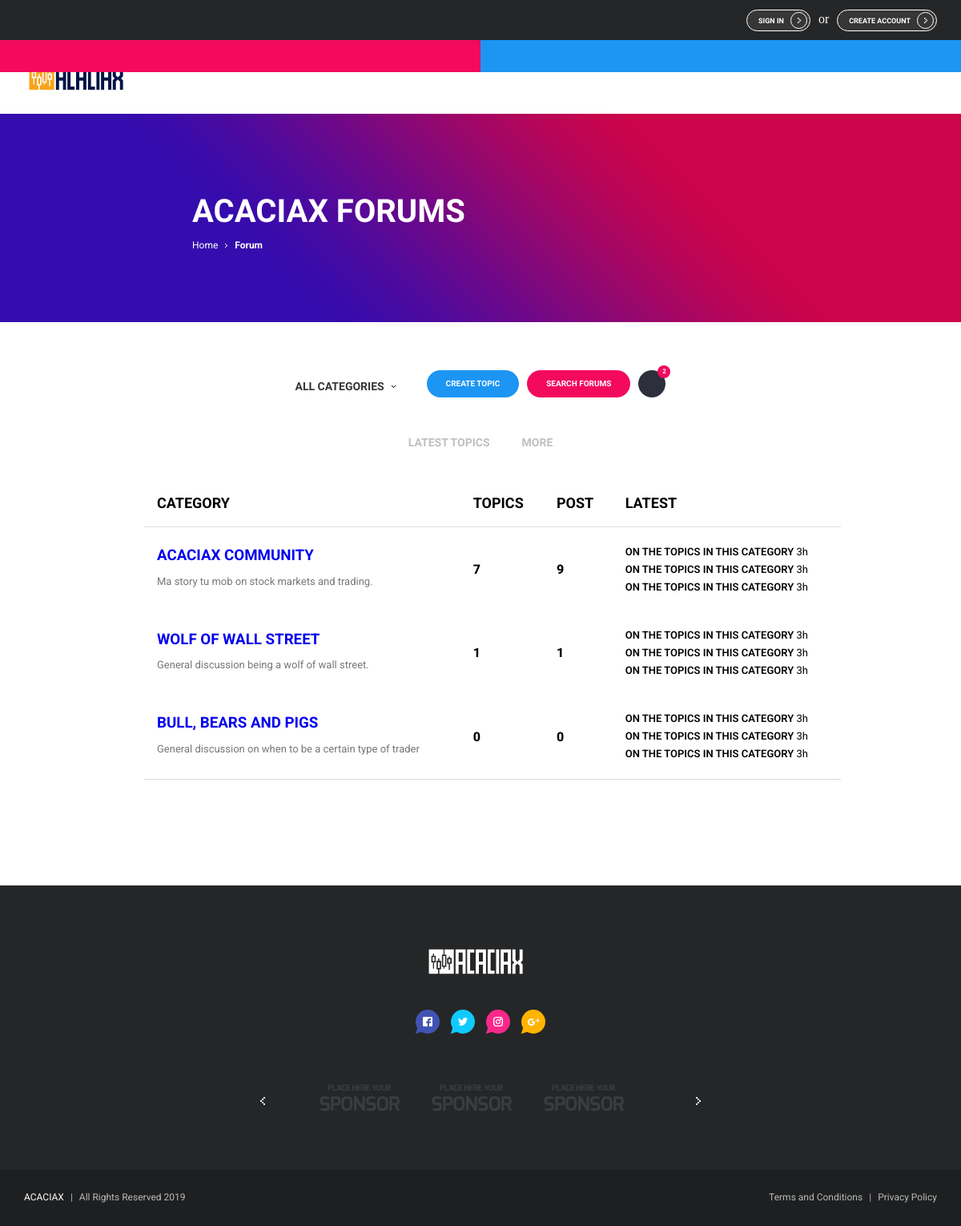
The app's page /forum/ with its own data.
### forum/models.py (models this page shows, shortened)
class Category(models.Model):
    name = models.CharField(max_length=30, unique=True)
    description = models.CharField(max_length=100)
    def get_posts_count(self):
        return Post.objects.filter(topic__category=self).count()

### forum/views.py (the view)
# urls.py: path('forum/', views.forum, name='forum'),
def forum(request):
    categories = Category.objects.all()
    return render(request, 'forum.html', {'categories': categories})

### templates/forum.html (shortened to what this page needs)
{% extends 'base.html' %}
{% load static %}
{% block content_forum %}
  <div class="banner-wrap game-review">
    <div class="banner grid-limit cstm-width-60">
      <h2 class="banner-title text-left">ACACIAX FORUMs</h2>
      <p class="banner-sections text-left">
        <a href="{% url 'home' %}">
          <span class="clr-whte banner-section">Home</span>
        </a>
        <svg class="arrow-icon">
          <use xlink:href="#svg-arrow"></use>
        </svg>
        <span class="banner-section"><strong>Forum</strong></span>
      </p>
    </div>
  </div>
  <div class="layout-content-1 grid-limit cstm-width-70">
    <div class="filters-row">
      <div class="dropdown-simple-wrap">
        <div id="filter-01-dropdown-trigger" class="dp-current-option">
          <div id="filter-01-dropdown-option-value" class="dp-current-option-value">
            <p class="dp-option-text">All Categories</p>
          </div>
          <svg class="arrow-icon">
            <use xlink:href="#svg-arrow"></use>
          </svg>
        </div>
      </div>
      <div class="option-list">
        <p class="option-list-item fnt-14">Latest Topics</p>
        <p class="option-list-item fnt-14">MORE</p>
      </div>
      <div class="forum-actions">
        <div class="dropdown-simple-wrap">
          <div id="forums-search-dropdown-trigger" class="current-option">
            <p class="button small red">Search Forums</p>
          </div>
        </div>
        <p class="button small blue popup-create-topic-trigger">Create Topic</p>
        <div class="dropdown-simple-wrap">
          <div id="forums-user-dropdown-trigger" class="current-option">
            <figure class="user-avatar-wrap">
              <img class="user-avatar smaller" src="{% static 'img/users/05.jpg' %}" alt="user-05">
              <div class="user-avatar-decoration">
                <p class="user-avatar-decoration-text">2</p>
              </div>
            </figure>
          </div>
        </div>
      </div>
    </div>
        <div class="table-responsive-vertical grid3-1col">
          <table id="table" class="table forum-table-topics no-brdr-space table-hover table-mc-light-blue">
              <thead>
                <tr class="capitalize">
                  <th class="forum-header-title">Category</th>
                  <th class="forum-header-title">Topics</th>
                  <th class="forum-header-title">Post</th>
                  <th class="forum-header-title">Latest</th>
                </tr>
              </thead>
              <tbody>
                {% for category in categories %}
                <tr>
                  <td class="category-title" data-title="Catergory">
                    <h3 class="pd-btm-12"><a href="{% url 'category_topics' category.pk %}">{{ category.name }}</a></h3>
                    <p class="cstm-width-a">{{ category.description }}</p>
                  </td>
                  <td class="topics-count fnt-w8-800" data-title="Topics"> {{ category.topics.count }} </td>
                  <td class="forum-posts-count fnt-w8-800" data-title="Posts">{{ category.get_posts_count }} </td>
                  <td class="forum-latest fnt-w8-600 clr_black" data-title="Actual">
                    <p>ON THE TOPICS IN THIS CATEGORY <span> 3h</span></p>
                    <p>ON THE TOPICS IN THIS CATEGORY <span> 3h</span></p>
                    <p>ON THE TOPICS IN THIS CATEGORY <span> 3h</span></p>
                  </td>
                </tr>
                {% endfor %}
              </tbody>
            </table>
          </div>
  </div>
{% endblock content_forum %}

### static/css/tables.css (style rules this page uses)
.table { width: 100%; max-width: 100%; margin-bottom: 2rem; background-color: #fff; font-family: "Roboto",sans-serif; }
.table > thead > tr, .table > tbody > tr, .table > tfoot > tr { -webkit-transition: all 0.3s ease; -o-transition: all 0.3s ease; transition: all 0.3s ease; }
.table > thead > tr > th, .table > tbody > tr > th, .table > tfoot > tr > th, .table > thead > tr > td, .table > tbody > tr > td, .table > tfoot > tr > td { text-align: left; padding: 1rem 0rem; vertical-align: center; border-top: 0; -webkit-transition: all 0.3s ease; -o-transition: all 0.3s ease; transition: all 0.3s ease; }
.table > thead > tr > th { font-weight: 700; color: black; vertical-align: bottom; border-bottom: 1px solid rgba(0, 0, 0, 0.12); }
.table > caption + thead > tr:first-child > th, .table > colgroup + thead > tr:first-child > th, .table > thead:first-child > tr:first-child > th, .table > caption + thead > tr:first-child > td, .table > colgroup + thead > tr:first-child > td, .table > thead:first-child > tr:first-child > td { border-top: 0; }

### static/css/custom_css.css (style rules this page uses)
.text-left { text-align: left!important; }
.cstm-width-60 { width: 60%; }
.cstm-width-70 { width: 70%; }
.filters-row { border-bottom: unset; }
.dp-option-text { font-size: 14px!important; }
.fnt-14 { font-size: 14px!important; }
.capitalize { text-transform: uppercase; }
.no-brdr-space { border-spacing: 0px!important; }
.cstm-width-a { max-width: 350px; word-wrap: break-word; }
.pd-btm-12 { padding-bottom: 12px; }
.fnt-w8-600 { font-weight: 600; }
.fnt-w8-800 { font-weight: 800; }
.clr_black p { color: black!important; }
.forum-latest p span { font-weight: 400; }
.forum-table-topics > thead > tr > th, .forum-table-topics > tbody > tr > th, .forum-table-topics > tfoot > tr > th, .forum-table-topics > thead > tr > td, .forum-table-topics > tbody > tr > td, .forum-table-topics > tfoot > tr > td { padding: 1.2rem 1rem; }
.forum-header-title { font-size: 18px; }
.clr-whte { color: #FFF; }

### records on screen
Category: name "ACACIAX COMMUNITY", description "Ma story tu mob on stock markets and trading.", topics.count "7", get_posts_count "9"
Category: name "WOLF OF WALL STREET", description "General discussion being a wolf of wall street.", topics.count "1", get_posts_count "1"
Category: name "BULL, BEARS AND PIGS", description "General discussion on when to be a certain type of trader", topics.count "0", get_posts_count "0"
